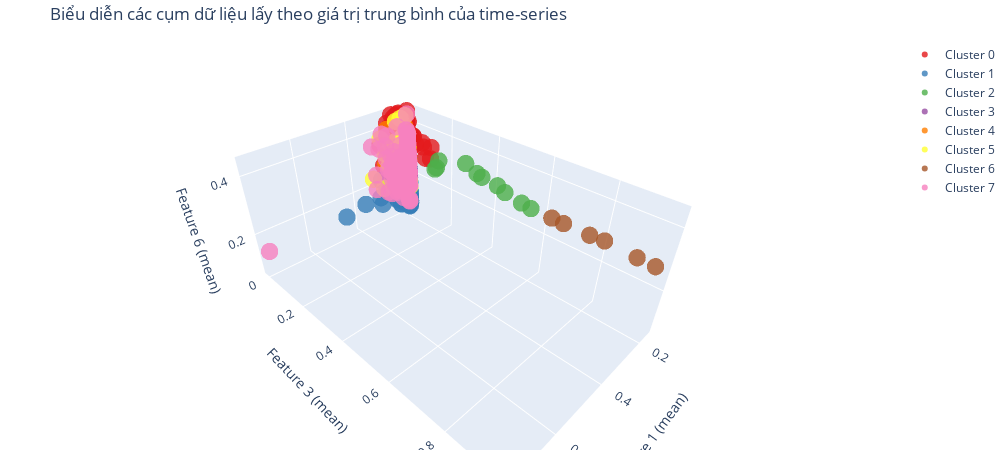

The notebook cell saved with this chart:
### Code cell
colors = px.colors.qualitative.Set1
fig = go.Figure()

for i in range(8):
    cluster_points = x_mean[labels == i]
    
    fig.add_trace(go.Scatter3d(
        x=cluster_points[:, 0],
        y=cluster_points[:, 2],
        z=cluster_points[:, 5],
        mode='markers',
        marker=dict(size=6, color=colors[i % len(colors)], opacity=0.8),
        name=f'Cluster {i}'
    ))

fig.update_layout(
    title=f'Biểu diễn các cụm dữ liệu lấy theo giá trị trung bình của time-series',
    scene=dict(
        xaxis_title='Feature 1 (mean)',
        yaxis_title='Feature 3 (mean)',
        zaxis_title='Feature 6 (mean)',
    ),
    margin=dict(l=0, r=0, b=0, t=40),
    width=1000,  # Tăng chiều rộng
    height=450   # Tăng chiều cao
)
fig.show()

### Figure 1 — Plotly figure (JSON) as saved in the notebook; plotly's stock layout.template omitted (floating-point values rounded to 4 significant figures; data arrays with more than 128 entries replaced by an {"elided": "..."} marker saying what was removed)
{"data": [{"marker": {"color": "rgb(228,26,28)", "opacity": 0.8, "size": 6}, "mode": "markers", "name": "Cluster 0", "type": "scatter3d", "x": {"elided": "269 float values"}, "y": {"elided": "269 float values"}, "z": {"elided": "269 float values"}}, {"marker": {"color": "rgb(55,126,184)", "opacity": 0.8, "size": 6}, "mode": "markers", "name": "Cluster 1", "type": "scatter3d", "x": {"elided": "186 float values"}, "y": {"elided": "186 float values"}, "z": {"elided": "186 float values"}}, {"marker": {"color": "rgb(77,175,74)", "opacity": 0.8, "size": 6}, "mode": "markers", "name": "Cluster 2", "type": "scatter3d", "x": [0.2084, 0.2382, 0.2849, 0.1682, 0.168, 0.1744, 0.1651, 0.1651, 0.1651, 0.165], "y": [0.2061, 0.2254, 0.2675, 0.2904, 0.3401, 0.367, 0.4248, 0.4558, 0.5224, 0.5581], "z": [0.3382, 0.3305, 0.3563, 0.3433, 0.3251, 0.3238, 0.3119, 0.2996, 0.2893, 0.2849]}, {"marker": {"color": "rgb(152,78,163)", "opacity": 0.8, "size": 6}, "mode": "markers", "name": "Cluster 3", "type": "scatter3d", "x": [0.2746, 0.2081, 0.1628, 0.1628, 0.1665, 0.1657, 0.2433, 0.1755, 0.1654, 0.1631, 0.1768, 0.1871, 0.2039, 0.1668, 0.1639, 0.1619, 0.1921, 0.1628, 0.1629, 0.1943, 0.1632, 0.163, 0.1626, 0.1629, 0.1668, 0.163, 0.1628, 0.1918, 0.1629, 0.1626, 0.1646, 0.2111, 0.1641, 0.237], "y": [1.043e-07, 1.309e-07, 6.079e-08, 1.514e-07, 7.886e-08, 1.253e-07, 1.036e-07, 9.778e-08, 1.145e-07, 1.05e-07, 1.059e-07, 1.199e-07, 1.325e-07, 7.584e-08, 6.102e-08, 1.126e-07, 1.414e-07, 1.889e-07, 8.86e-08, 1.141e-07, 1.256e-07, 1.055e-07, 1.192e-07, 1.186e-07, 1.095e-07, 8.345e-08, 5.257e-08, 7.52e-08, 6.682e-08, 5.421e-08, 9.037e-08, 5.943e-08, 6.215e-08, 1.386e-07], "z": [0.219, 0.2378, 0.2034, 0.1879, 0.2045, 0.2034, 0.344, 0.2399, 0.262, 0.2505, 0.3156, 0.3617, 0.2525, 0.2584, 0.2649, 0.2515, 0.1975, 0.1803, 0.1681, 0.199, 0.1888, 0.1878, 0.2046, 0.1675, 0.1665, 0.2304, 0.2335, 0.207, 0.3016, 0.2533, 0.261, 0.3333, 0.2449, 0.2265]}, {"marker": {"color": "rgb(255,127,0)", "opacity": 0.8, "size": 6}, "mode": "markers", "name": "Cluster 4", "type": "scatter3d", "x": [0.1923, 0.1645, 0.1622, 0.2701, 0.1768, 0.1975, 0.2316, 0.175, 0.1678, 0.1753, 0.2563, 0.1875, 0.1821, 0.2166, 0.1984, 0.1646, 0.162, 0.19, 0.1623, 0.2198, 0.1631, 0.1708, 0.2319, 0.2265, 0.1724, 0.1651, 0.1676, 0.1651], "y": [1.081e-07, 6.739e-08, 8.975e-08, 1.887e-07, 1.937e-07, 6.163e-08, 7.189e-08, 4.378e-08, 4.336e-07, 1.165e-07, 1.935e-07, 2.417e-07, 1.266e-07, 9.834e-08, 1.391e-07, 5.137e-08, 6.274e-08, 1.603e-07, 2.352e-07, 2.407e-07, 1.725e-07, 1.767e-07, 1.792e-07, 1.673e-07, 3.334e-08, 1.088e-07, 7.171e-08, 1.049e-07], "z": [0.1504, 0.2206, 0.2619, 0.2788, 0.3311, 0.3542, 0.3382, 0.323, 0.3642, 0.3937, 0.4023, 0.4217, 0.4023, 0.4153, 0.4182, 0.3512, 0.3595, 0.3718, 0.3092, 0.2306, 0.2178, 0.2155, 0.2201, 0.2293, 0.2488, 0.2652, 0.2685, 0.3083]}, {"marker": {"color": "rgb(255,255,51)", "opacity": 0.8, "size": 6}, "mode": "markers", "name": "Cluster 5", "type": "scatter3d", "x": [0.1622, 0.1651, 0.1835, 0.1694, 0.1767, 0.2023, 0.1792, 0.2694, 0.1746, 0.1819, 0.1765, 0.1764, 0.2089, 0.1761, 0.1713, 0.2146, 0.1929, 0.1639, 0.1636, 0.1654, 0.2566, 0.1637, 0.2285, 0.1646, 0.33, 0.2304, 0.166, 0.2123, 0.1861, 0.2839, 0.1626, 0.2869, 0.1879, 0.1981, 0.2003, 0.1666, 0.1635, 0.2072, 0.2266], "y": [2.864e-07, 2.892e-08, 1.21e-07, 8.751e-08, 1.544e-07, 8.655e-08, 1.369e-07, 2.061e-07, 3.478e-07, 1.289e-07, 7.697e-08, 7.348e-08, 1.234e-07, 3.735e-08, 1.179e-07, 1.416e-07, 1.456e-07, 2.232e-08, 6.706e-08, 5.847e-08, 2.08e-07, 1.011e-07, 2.229e-07, 2.156e-07, 1.096e-07, 1.472e-07, 2.88e-07, 1.504e-07, 1.673e-07, 1.738e-07, 1.782e-07, 9.732e-08, 1.039e-07, 1.854e-07, 1.27e-07, 1.778e-07, 9.148e-08, 5.453e-08, 0.001244], "z": [0.1463, 0.2027, 0.2715, 0.2686, 0.2709, 0.2858, 0.2636, 0.3153, 0.3238, 0.357, 0.3633, 0.3584, 0.3228, 0.3187, 0.4285, 0.4196, 0.4243, 0.347, 0.3622, 0.3227, 0.2641, 0.2384, 0.2405, 0.2296, 0.2384, 0.2285, 0.2516, 0.2108, 0.1792, 0.1845, 0.1714, 0.3764, 0.3537, 0.1973, 0.2065, 0.2495, 0.2988, 0.2983, 0.3469]}, {"marker": {"color": "rgb(166,86,40)", "opacity": 0.8, "size": 6}, "mode": "markers", "name": "Cluster 6", "type": "scatter3d", "x": [0.1652, 0.1651, 0.1651, 0.165, 0.1651, 0.1654], "y": [0.634, 0.6745, 0.7605, 0.8061, 0.9027, 0.9538], "z": [0.2849, 0.2844, 0.2849, 0.288, 0.2819, 0.2804]}, {"marker": {"color": "rgb(247,129,191)", "opacity": 0.8, "size": 6}, "mode": "markers", "name": "Cluster 7", "type": "scatter3d", "x": {"elided": "154 float values"}, "y": {"elided": "154 float values"}, "z": {"elided": "154 float values"}}], "layout": {"height": 450, "margin": {"b": 0, "l": 0, "r": 0, "t": 40}, "scene": {"xaxis": {"title": {"text": "Feature 1 (mean)"}}, "yaxis": {"title": {"text": "Feature 3 (mean)"}}, "zaxis": {"title": {"text": "Feature 6 (mean)"}}}, "title": {"text": "Biểu diễn các cụm dữ liệu lấy theo giá trị trung bình của time-series"}, "width": 1000}}
